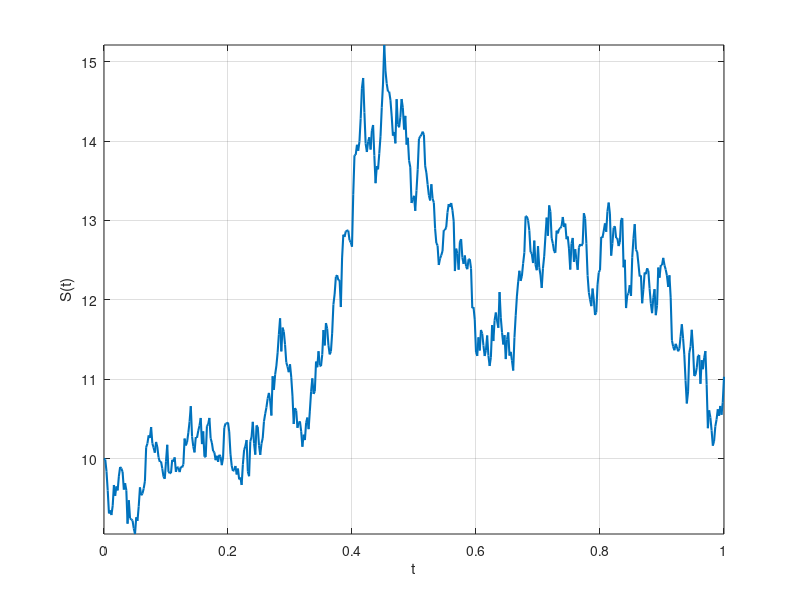
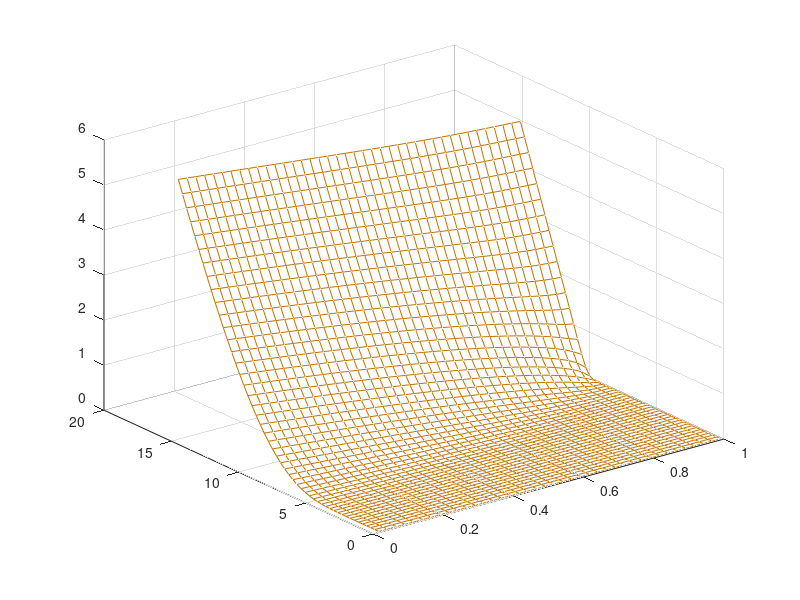

Write the MATLAB code that produced these figures, in order. (Note: this script raises an error after producing the figures.)
function StockPathAndGreeks
clc; close all;
randn('seed',43) 

% Monte Carlo settings

s0        = 10;
noOfPaths = 50;
noOfSteps = 500;
r         = 0.05;
sigma     = 0.4;
T         = 1.001;

% Strike price

K         = 10;

% Path to plot

pathId    = 6;

[S,x] = GeneratePathsGBMEuler(noOfPaths,noOfSteps,T,r,sigma,s0);

% Prepare a few function pointers

CallOpt   = @(t,s0)BS_Call_Put_Option_Price('c',s0,K,sigma,t,T,r);
PutOpt    = @(t,s0)BS_Call_Put_Option_Price('p',s0,K,sigma,t,T,r);
DeltaCall = @(t,s0)BS_Delta('c',s0,K,sigma,t,T,r);
Gamma     = @(t,s0)BS_Gamma(s0,K,sigma,t,T,r);
Vega      = @(t,s0)BS_Vega(s0,K,sigma,t,T,r);

% Grid for the stock values 

s0Grid     = linspace(s0/100,1.5*s0,50);
timeGrid   = 0.02:0.025:T;

% Prepare empty matrices for storing the results

callOptM   = zeros(length(timeGrid),length(s0Grid));
putOptM    = zeros(length(timeGrid),length(s0Grid));
deltaCallM = zeros(length(timeGrid),length(s0Grid));
gammaM     = zeros(length(timeGrid),length(s0Grid));
vegaM      = zeros(length(timeGrid),length(s0Grid));
TM         = zeros(length(timeGrid),length(s0Grid));
s0M        = zeros(length(timeGrid),length(s0Grid));

for i=1:length(timeGrid)
    TM(i,:)         = timeGrid(i)*ones(length(s0Grid),1);
    s0M(i,:)        = s0Grid;
    callOptM(i,:)   = CallOpt(timeGrid(i),s0Grid);
    putOptM(i,:)    = PutOpt(timeGrid(i),s0Grid);
    deltaCallM(i,:) = DeltaCall(timeGrid(i),s0Grid); 
    gammaM(i,:)     = Gamma(timeGrid(i),s0Grid); 
    vegaM(i,:)      = Vega(timeGrid(i),s0Grid); 
end

% Stock path

figure(1)
plot(x,S(pathId,:),'LineWidth',1.5)
xlabel('t')
ylabel('S(t)')
axis([0,T,min(S(pathId,:)),max(S(pathId,:))])
grid on

% Call option surface with Monte Carlo path

figure(2)
mesh(TM,s0M,callOptM, 'edgecolor', [0.75,0.45,0])
grid on
hold on

% F stores the time grid - stock grid - with call prices

F = griddedInterpolant(TM,s0M,callOptM);
V = zeros(length(x),1);
for j=1:length(x)
    V(j) = F(x(j),S(pathId,j));
end
plot3(x,S(pathId,:),V,'r','linewidth',2)
axis([0    T       0  max(s0Grid)       0  max(max(callOptM))])
xlabel('t')
ylabel('S')
zlabel('V')
title('Call option')

% Put option surface with Monte Carlo path

figure(3)
mesh(TM,s0M,putOptM, 'edgecolor', [0.75,0.45,0])
grid on
hold on
F = griddedInterpolant(TM,s0M,putOptM);
for j=1:length(x)
    V(j) = F(x(j),S(pathId,j));
end
plot3(x,S(pathId,:),V,'r','linewidth',2)
axis([0    T       0  max(s0Grid)       0  max(max(putOptM))])
xlabel('t')
ylabel('S')
zlabel('V')
title('Put Option')

% Call option delta profile

figure(4) 
mesh(TM,s0M,deltaCallM, 'edgecolor', [0.75,0.45,0])
grid on
hold on
F = griddedInterpolant(TM,s0M,deltaCallM);
for j=1:length(x)
    V(j) = F(x(j),S(pathId,j));
end
plot3(x,S(pathId,:),V,'r','linewidth',2)
axis([0    T       0  max(s0Grid)       0  max(max(deltaCallM))])
xlabel('t')
ylabel('S')
zlabel('Delta')
title('Delta for a call option')

% Option gamma profile

figure(5)
mesh(TM,s0M,gammaM, 'edgecolor', [0.75,0.45,0])
grid on
hold on
F=griddedInterpolant(TM,s0M,gammaM);
for j=1:length(x)
    V(j) = F(x(j),S(pathId,j));
end
plot3(x,S(pathId,:),V,'r','linewidth',2)
axis([0    T       0  max(s0Grid)       0  max(max(gammaM))])
xlabel('t')
ylabel('S')
zlabel('Gamma')
title('Gamma')

% Option vega profile

figure(6)
mesh(TM,s0M,vegaM, 'edgecolor', [0.75,0.45,0])
grid on
hold on
F=griddedInterpolant(TM,s0M,vegaM);
for j=1:length(x)
    V(j) = F(x(j),S(pathId,j));
end
plot3(x,S(pathId,:),V,'r','linewidth',2)
axis([0    T       0  max(s0Grid)       0  max(max(vegaM))])
xlabel('t')
ylabel('S')
zlabel('Vega')
title('Vega')

% Black-Scholes call option price

function value = BS_Call_Put_Option_Price(CP,S_0,K,sigma,t,T,r)
d1    = (log(S_0 ./ K) + (r + 0.5 * sigma.^2) * (T-t)) ./ (sigma * sqrt(T-t));
d2    = d1 - sigma * sqrt(T-t);
if lower(CP) == 'c' || lower(CP) == 1
    value = normcdf(d1) .* S_0 - normcdf(d2) .* K * exp(-r * (T-t));
elseif lower(CP) == 'p' || lower(CP) == -1
    value = normcdf(-d2) .* K*exp(-r*(T-t)) - normcdf(-d1).*S_0;
end

function value = BS_Delta(CP,S_0,K,sigma,t,T,r)
d1    = (log(S_0 ./ K) + (r + 0.5 * sigma.^2) * (T-t)) ./ (sigma * sqrt(T-t));
if lower(CP) == 'c' || lower(CP) == 1
   value = normcdf(d1);
elseif lower(CP) == 'p' || lower(CP) == -1
    value = normcdf(d1)-1;
end
    
function value = BS_Gamma(S_0,K,sigma,t,T,r)
d1    = (log(S_0 ./ K) + (r + 0.5 * sigma.^2) * (T-t)) ./ (sigma * sqrt(T-t));
value = normpdf(d1)./(S_0*sigma*sqrt(T-t));

function value = BS_Vega(S_0,K,sigma,t,T,r)
d1    = (log(S_0 ./ K) + (r + 0.5 * sigma.^2) * (T-t)) ./ (sigma * sqrt(T-t));
value = S_0.*normpdf(d1)*sqrt(T-t);


function [S,time] = GeneratePathsGBMEuler(NoOfPaths,NoOfSteps,T,r,sigma,S0)

% Approximation

S=zeros(NoOfPaths,NoOfSteps);
S(:,1) = S0;

% Random noise

Z=random('normal',0,1,[NoOfPaths,NoOfSteps]);
W=zeros([NoOfPaths,NoOfSteps]);

dt = T / NoOfSteps;
time = zeros([NoOfSteps+1,1]);
for i=1:NoOfSteps
    if NoOfPaths>1
        Z(:,i)   = (Z(:,i) - mean(Z(:,i))) / std(Z(:,i));
    end
    W(:,i+1)  = W(:,i) + sqrt(dt).*Z(:,i);
    S(:,i+1) = S(:,i) + r * S(:,i)*dt + sigma * S(:,i).*(W(:,i+1)-W(:,i));
    time(i+1) = time(i) + dt;
end
